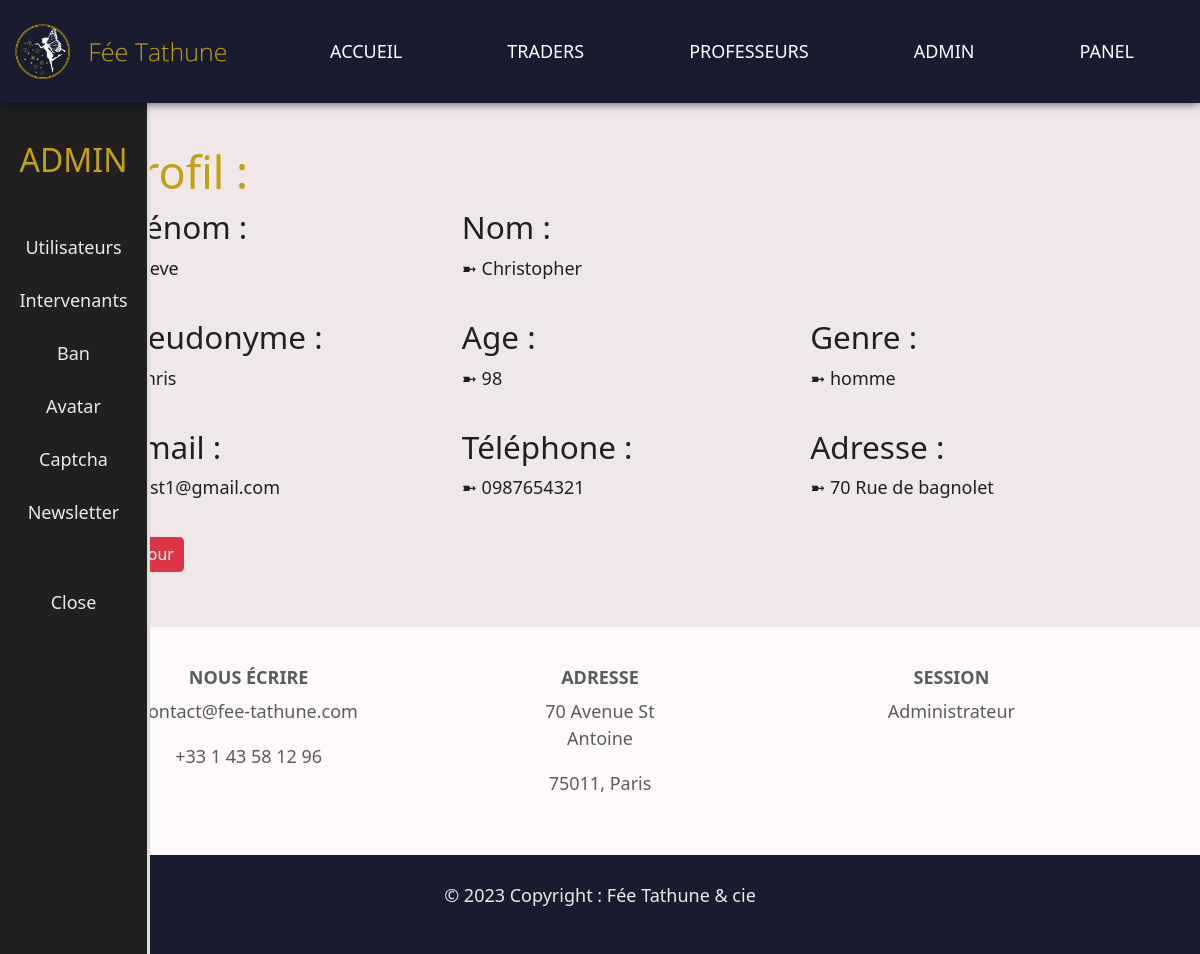
Page /action_read.php?user_id=13 (signed in) on the committed database.
### tables this page shows
CREATE TABLE `UTILISATEUR` (
  `user_id` int(11) NOT NULL AUTO_INCREMENT,
  `email` varchar(255) DEFAULT NULL,
  `pwd` varchar(100) DEFAULT NULL,
  `pseudo` varchar(30) DEFAULT NULL,
  `name` varchar(50) DEFAULT NULL,
  `firstname` varchar(50) DEFAULT NULL,
  `address` varchar(200) DEFAULT NULL,
  `age` char(2) DEFAULT NULL,
  `phone` varchar(10) DEFAULT NULL,
  `gender` varchar(5) DEFAULT NULL,
  `ban` char(1) DEFAULT '0',
  PRIMARY KEY (`user_id`)
);

### action_read.php (the view, shortened to what this page needs)
<?php
include('includes/head.php');
?>
	<body class="color-mode">
		<?php include('includes/header.php'); ?>
		<main>
        <div class="container">
			<h1>Profil :</h1>
            <?php
                include('includes/bdd.php');
                $q= 'SELECT * FROM UTILISATEUR WHERE user_id = :user_id';
                $req = $bdd->prepare($q);
                $req->execute([
                    'user_id' => $_GET['user_id']
                ]);
                $result = $req->fetch(PDO::FETCH_ASSOC);
                if($result){
                    echo '<div class="row mb-3">
                            <div class="col-lg-4">
                                <h3>Prénom :</h3>
                                <p> ➼ '.$result['firstname'].'</p>
                            </div>
                            <div class="col-lg-4">
                                <h3>Nom :</h3>
                                <p>➼ '.$result['name'].'</p>
                            </div>
                        </div>
                        <div class="row mb-3">
                            <div class="col-lg-4">
                                <h3>Pseudonyme :</h3>
                                <p>➼ '.$result['pseudo'].'</p>
                            </div>
                            <div class="col-lg-4">
                                <h3>Age :</h3>
                                <p>➼ '.$result['age'].'</p>
                            </div>
                            <div class="col-lg-4">
                                <h3>Genre :</h3>
                                <p>➼ '.$result['gender'].'</p>
                            </div>
                        </div>
                        <div class="row mb-3">
                            <div class="col-lg-4">
                                <h3>E-mail :</h3>
                                <p>➼ '.$result['email'].'</p>
                            </div>
                            <div class="col-lg-4">
                                <h3>Téléphone :</h3>
                                <p>➼ '.$result['phone'].'</p>
                            </div>
                            <div class="col-lg-4">
                                <h3>Adresse :</h3>
                                <p>➼ '.$result['address'].'</p>
                            </div>
                        </div>
                        <a class="btn btn-sm btn-danger" href="admin_utilisateurs.php">Retour</a>';
                } else {
                    echo '<h2 style="color:red;">Impossible d\'afficher les informations</h2>';
                }
            ?>
            </div>
		</main>
		<?php include('includes/footer.php'); ?>
	</body>
</html>

### css/style.css (style rules this page uses)
html { font-size: 18px; overflow-x: hidden; }
body { font-family: "Raleway"; margin: 0; padding-top: 90px; background-color: rgb(240, 232, 232); color: black; }
main { padding: 55px; }
p { line-height: 1.5; }
main h1, main h2 { color : #c4a112; }
.container { max-width: 1200px; margin: auto; }

### css/dark.css (style rules this page uses)
.color-mode { background-color: rgb(32, 32, 32); color: white; }

### css/light.css (style rules this page uses)
.color-mode { background-color: rgb(240, 232, 232); color: rgb(32, 32, 32); }

### action_read.php (style rules this page uses)
main { padding-left: 100px; }

### rows in the picture
utilisateur: firstname "Steve", name "Christopher", pseudo "Chris", age "98", gender "homme", email "test1@gmail.com", phone "0987654321", address "70 Rue de bagnolet"
